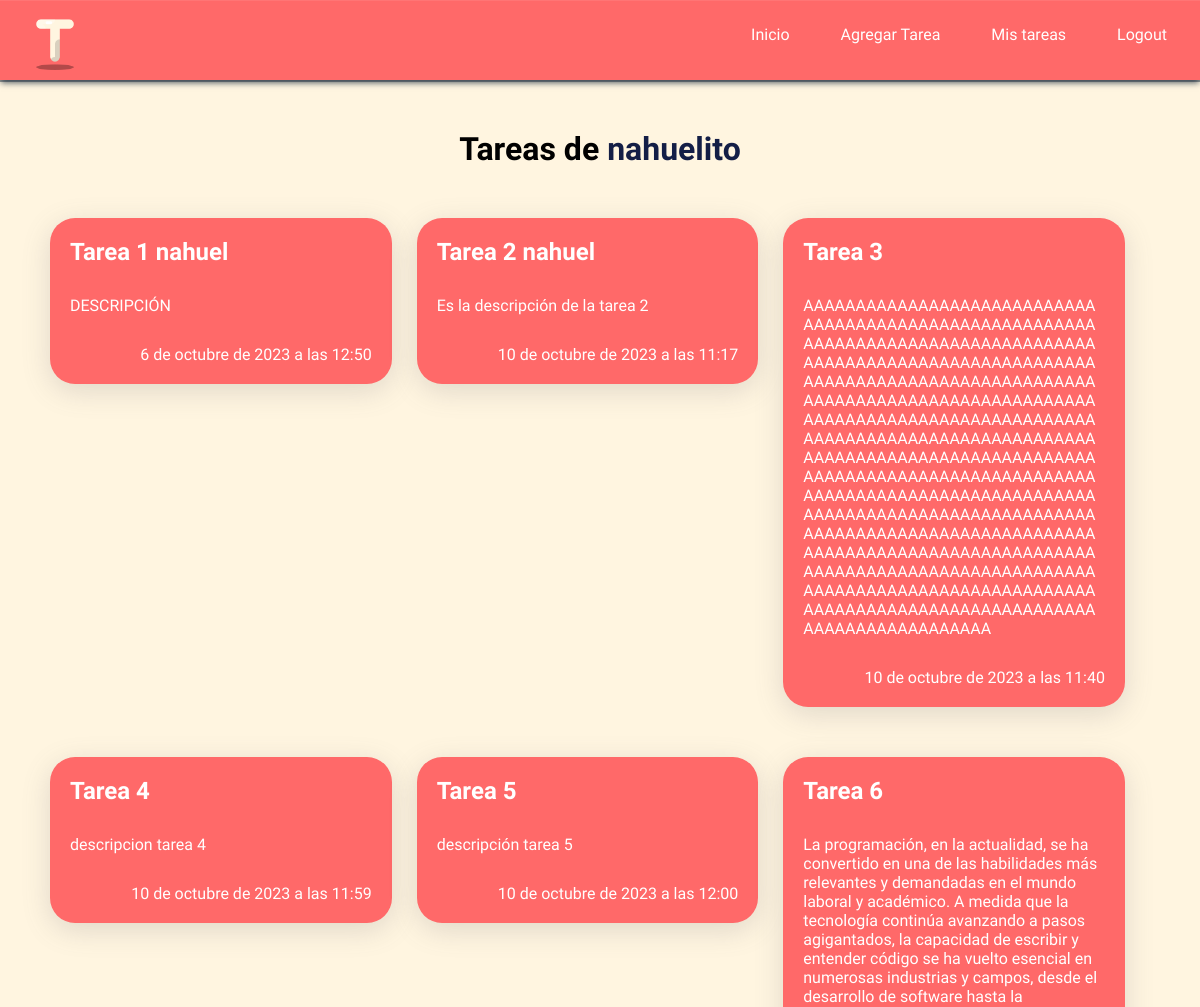
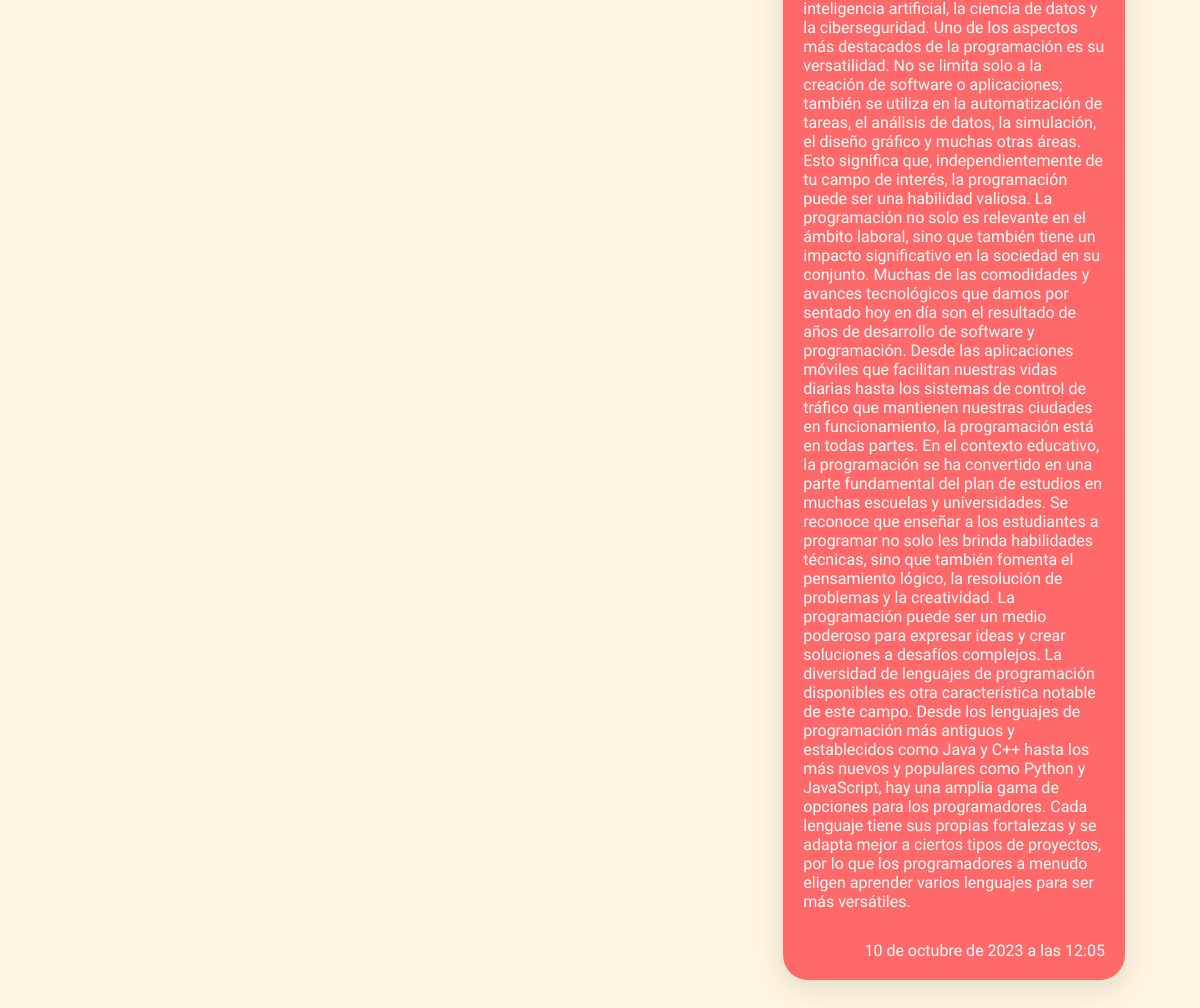
Screenshot of /mis/tareas (signed in) with the database file from the repository (2 pictures, top to bottom).
### registro_tareas/models.py (models this page shows, shortened)
class Tarea(models.Model):
    titulo = models.CharField(max_length=200)
    descripcion = models.TextField()
    fecha_creacion = models.DateTimeField(auto_now_add=True)
    user = models.ForeignKey(User, on_delete=models.CASCADE)

### registro_tareas/views.py (the view)
# urls.py: path('mis/tareas', views.leer, name='leer')
@login_required
def leer(request):
    usuario = request.user
    tareas = Tarea.objects.filter(user=usuario)
    return render(request, 'paginas/mis_tareas.html', {
        'tareas' : tareas,
        'usuario' : usuario,
    })

### templates/paginas/mis_tareas.html (shortened to what this page needs)
{% extends 'index.html' %}
{% block content %}
<main>
    <h1>Tareas de <span id="span-usuario">{{usuario}}</span></h1>
    <section class="container-tareas">
        {% for tarea in tareas %}
        <div class="card-tarea">
            <h3>{{ tarea.titulo }}</h3>
            <p class="parrafo-descripcion">{{ tarea.descripcion }}</p>
            <p class="parrafo-fecha">{{ tarea.fecha_creacion }}</p>
        </div>
        {% empty %}
        <h3>Aún no creaste tareas, crea una!</h3>
        {% endfor %}
    </section>
</main>
{% endblock %}

### static/styles/style.css (style rules this page uses)
* { margin: 0; padding: 0; box-sizing: border-box; }
body { background-color: #FFF5E0; font-family: 'Kanit', sans-serif; }

### static/styles/leer-tarea.css (style rules this page uses)
main h1 { text-align: center; margin: 50px 0 20px 0; }
#span-usuario { color: #141E46; }
.container-tareas { display: flex; flex-wrap: wrap; align-items: flex-start; margin-top: 50px; padding: 0 50px; }
.card-tarea { margin: 0 25px 50px 0; padding: 20px; color: white; background-color: #FF6969; border-radius: 25px; box-sizing: border-box; width: calc(33.33% - 25px); overflow-y: hidden; display: flex; flex-direction: column; justify-content: flex-start; box-shadow: rgba(100, 100, 111, 0.2) 0px 7px 29px 0px; }
.card-tarea h3 { margin-bottom: 30px; font-size: 1.5rem; }
.parrafo-descripcion { font-weight: 300; word-wrap: break-word; }
.parrafo-fecha { margin-top: 30px; font-weight: 100; align-self: flex-end; }

### rows the page displays
Tarea: titulo "Tarea 1 nahuel", descripcion "DESCRIPCIÓN", fecha_creacion "6 de octubre de 2023 a las 12:50"
Tarea: titulo "Tarea 2 nahuel", descripcion "Es la descripción de la tarea 2", fecha_creacion "10 de octubre de 2023 a las 11:17"
Tarea: titulo "Tarea 3", descripcion "AAAAAAAAAAAAAAAAAAAAAAAAAAAAAAAAAAAAAAAAAAAAAAAAAAAAAAAAAAAAAAAAAAAAAAAAAAAAAAAAAAAAAAAAAAAAAAAAAAAAAAAAAAAAAAAAAAAAAAAAAAAAAAAAAAAAAAAAAAAAAAAAAAAAAAAAAAAAAAAAAAAAAAAAAAAAAAAAAAAAAAAAAAAAAAAAAAAAAAAAAAAAAAAAAAAAAAAAAAAAAAAAAAAAAAAAAAAAAAAAAAAAAAAAAAAAAAAAAAAAAAAAAAAAAAAAAAAAAAAAAAAAAAAAAAAAAAAAAAAAAAAAAAAAAAAAAAAAAAAAAAAAAAAAAAAAAAAAAAAAAAAAAAAAAAAAAAAAAAAAAAAAAAAAAAAAAAAAAAAAAAAAAAAAAAAAAAAAAAAAAAAAAAAAAAAAAAAAAAAAAAAAAAAAAAAAAAAAAAAAAAAAAAAAAAAAAAAAAAAAAAAAAAAAAAAAAAAAAAAAAAAAAAAAAAAAAA", fecha_creacion "10 de octubre de 2023 a las 11:40"
Tarea: titulo "Tarea 4", descripcion "descripcion tarea 4", fecha_creacion "10 de octubre de 2023 a las 11:59"
Tarea: titulo "Tarea 5", descripcion "descripción tarea 5", fecha_creacion "10 de octubre de 2023 a las 12:00"
Tarea: titulo "Tarea 6", descripcion "La programación, en la actualidad, se ha convertido en una de las habilidades más relevantes y demandadas en el mundo laboral y académico. A medida que la tecnología continúa avanzando a pasos agigantados, la capacidad de escribir y entender código se ha vuelto esencial en numerosas industrias y campos, desde el desarrollo de software hasta la inteligencia artificial, la ciencia de datos y la ciberseguridad. Uno de los aspectos más destacados de la programación es su versatilidad. No se limita solo a la creación de software o aplicaciones; también se utiliza en la automatización de tareas, el análisis de datos, la simulación, el diseño gráfico y muchas otras áreas. Esto significa que,…", fecha_creacion "10 de octubre de 2023 a las 12:05"

### other values shown
{{ usuario }} "nahuelito"
